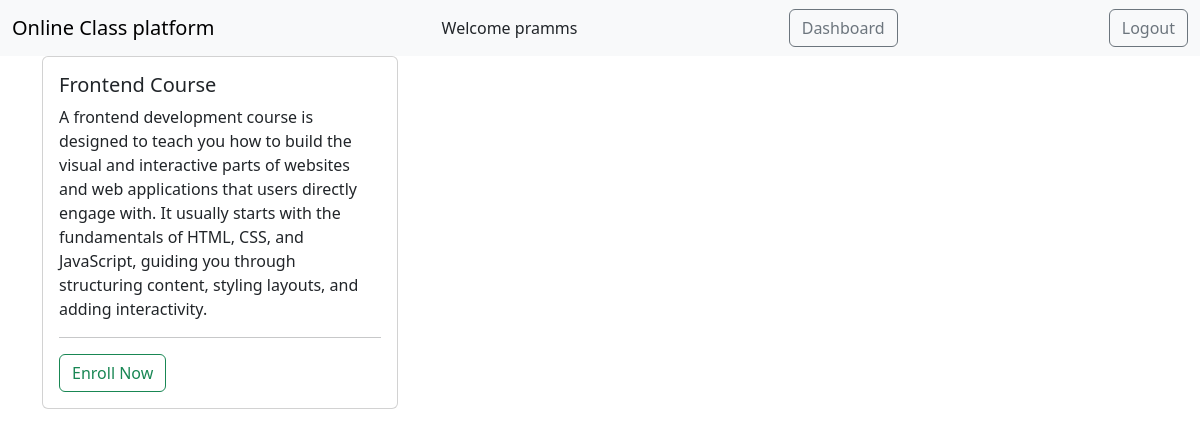
Screenshot of /course-detail/3/ (signed in) with the database file from the repository.
### class_app/models.py (models this page shows, shortened)
class Course(models.Model):
    title = models.CharField(max_length=255)
    description = models.TextField()
    created_at = models.DateTimeField(auto_now_add=True)

### class_app/views.py (the view)
# urls.py: path("course-detail/<int:pk>/",views.CourseDetailView.as_view(),name='course-detail'),
class CourseDetailView(LoginRequiredMixin,DetailView):
    model = Course
    template_name = "course_detail.html"
    context_object_name = "course"
    def get_context_data(self, **kwargs):
        context = super().get_context_data(**kwargs)
        context['enrolled'] = Enrollment.objects.filter(user=self.request.user,course=self.object).exists()
        return context

### templates/course_detail.html (shortened to what this page needs)
{% extends 'base.html' %}
{% block content %}
<div class="row row-cols-1 row-cols-md-3 g-4">
    <div class="col">
    <div class="card h-100">
      <div class="card-body">
        <h5 class="card-title">{{ course.title }}</h5>
        <p class="card-text">{{ course.description }}</p>
        <hr>
        {% if not enrolled %}
        <form action="{% url 'enroll' course.pk %}" method="post">
            <button type="submit" class="btn btn-outline-success">Enroll Now</button>
        </form>
        {% endif %}
    </div>
    </div>
  </div>
</div>
{% endblock content %}

### templates/base.html (shortened to what this page needs)
<!doctype html>
<html lang="en">
<head>
    <link href="https://cdn.jsdelivr.net/npm/bootstrap@5.3.8/dist/css/bootstrap.min.css" rel="stylesheet"
>
</head>
<body>
    <nav class="navbar bg-body-tertiary">
        <div class="container-fluid">
            <a class="navbar-brand" href="/">Online Class platform</a>
            {% if user.is_authenticated %}
                Welcome {{ user.username }}
                <a href="{% url 'dashboard' %}" class="btn btn-outline-secondary">Dashboard</a>
                <form action="{% url 'logout' %}" method="post">
                    <button type="submit" class="btn btn-outline-secondary">Logout</button>
                </form>
                {% else %}
                <a href="{% url 'login' %}" class="btn btn-outline-primary mt-2">Login</a>
            {% endif %}
        </div>
    </nav>
    <div class="container">
        {% block content %}
        {% endblock content %}
    </div>
</body>
</html>

### rows the page displays
Course: title "Frontend Course", description "A frontend development course is designed to teach you how to build the visual and interactive parts of websites and web applications that users directly engage with. It usually starts with the fundamentals of HTML, CSS, and JavaScript, guiding you through structuring content, styling layouts, and adding interactivity."

### other values shown
{{ user.username }} "pramms"
